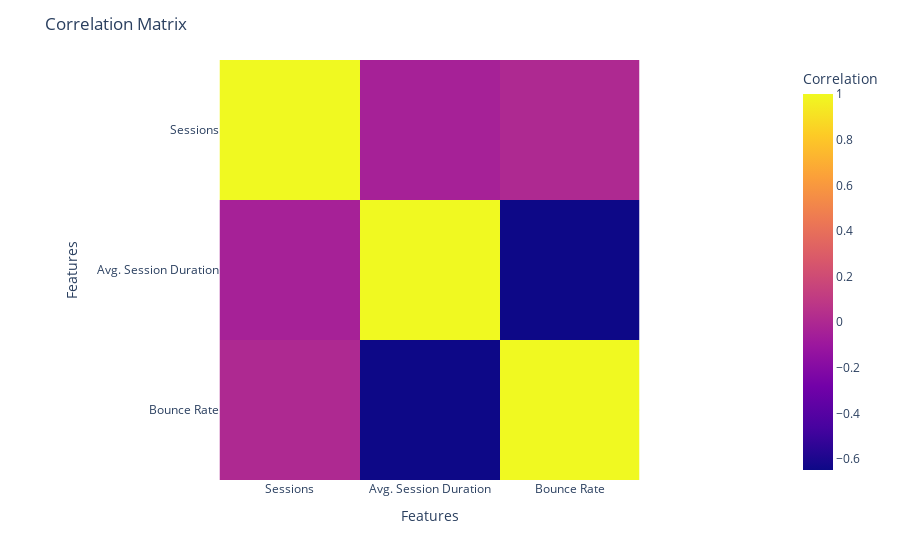

The notebook cell saved with this chart:
### Code cell
# correlation matrix
data_without_id = data.drop('Client ID', axis=1) # exclude Client ID col from dataset
correlation_matrix = data_without_id.corr()
correlation_fig = px.imshow(correlation_matrix,
                           labels=dict(x='Features',
                                       y='Features',
                                       color='Correlation'))
correlation_fig.update_layout(title='Correlation Matrix')
correlation_fig.show()

### Figure 1 — Plotly figure (JSON) as saved in the notebook; plotly's stock layout.template omitted (floating-point values rounded to 4 significant figures)
{"data": [{"coloraxis": "coloraxis", "hovertemplate": "Features: %{x}<br>Features: %{y}<br>Correlation: %{z}<extra></extra>", "name": "0", "type": "heatmap", "x": ["Sessions", "Avg. Session Duration", "Bounce Rate"], "xaxis": "x", "y": ["Sessions", "Avg. Session Duration", "Bounce Rate"], "yaxis": "y", "z": [[1, -0.04367, 0.003748], [-0.04367, 1, -0.6471], [0.003748, -0.6471, 1]]}], "layout": {"coloraxis": {"colorbar": {"title": {"text": "Correlation"}}, "colorscale": [[0, "#0d0887"], [0.1111, "#46039f"], [0.2222, "#7201a8"], [0.3333, "#9c179e"], [0.4444, "#bd3786"], [0.5556, "#d8576b"], [0.6667, "#ed7953"], [0.7778, "#fb9f3a"], [0.8889, "#fdca26"], [1, "#f0f921"]]}, "margin": {"t": 60}, "title": {"text": "Correlation Matrix"}, "xaxis": {"anchor": "y", "constrain": "domain", "domain": [0, 1], "scaleanchor": "y", "title": {"text": "Features"}}, "yaxis": {"anchor": "x", "autorange": "reversed", "constrain": "domain", "domain": [0, 1], "title": {"text": "Features"}}}}
